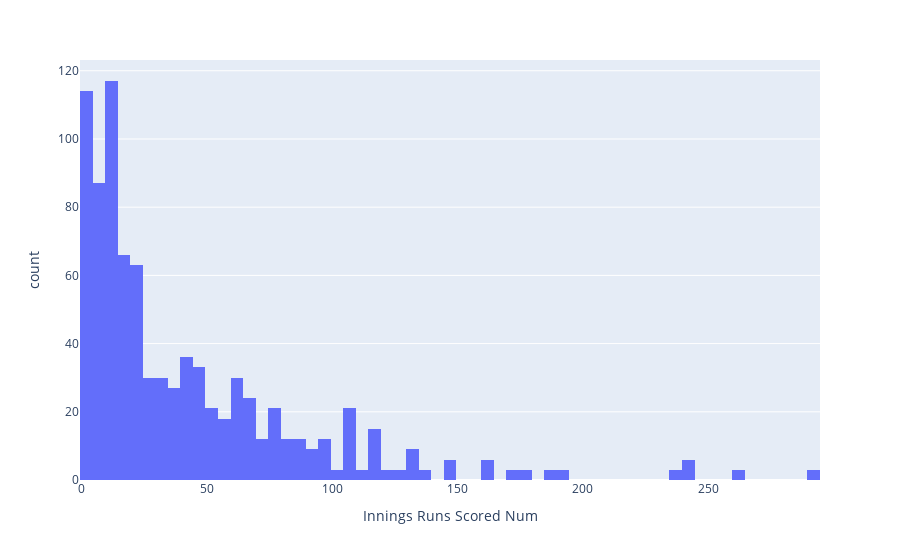

Notebook code for this chart:
### Code cell
px.histogram(men_21C.loc[men_21C['Innings Player'] == 'AN Cook'], x='Innings Runs Scored Num')

### Figure 1 — Plotly figure (JSON) as saved in the notebook; plotly's stock layout.template omitted (floating-point values rounded to 4 significant figures; data arrays with more than 128 entries replaced by an {"elided": "..."} marker saying what was removed)
{"data": [{"alignmentgroup": "True", "bingroup": "x", "hovertemplate": "Innings Runs Scored Num=%{x}<br>count=%{y}<extra></extra>", "legendgroup": "", "marker": {"color": "#636efa", "pattern": {"shape": ""}}, "name": "", "offsetgroup": "", "orientation": "v", "showlegend": false, "type": "histogram", "x": {"elided": "1781 int values"}, "xaxis": "x", "yaxis": "y"}], "layout": {"barmode": "relative", "legend": {"tracegroupgap": 0}, "margin": {"t": 60}, "xaxis": {"anchor": "y", "domain": [0, 1], "title": {"text": "Innings Runs Scored Num"}}, "yaxis": {"anchor": "x", "domain": [0, 1], "title": {"text": "count"}}}}
